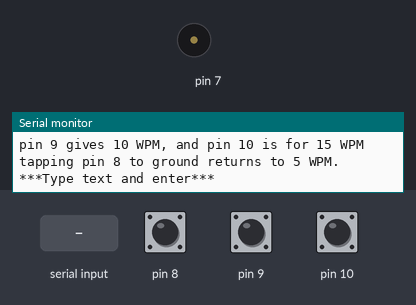
Recording of a sketch running on a simulated Arduino Uno, built with avr-gcc and run on an emulated ATmega328P. On the bench: buzzer (waves = sounding), the last lines printed to the serial monitor. Inputs (shaded band) come from the test bench; at power-on: pin 8 HIGH, pin 9 HIGH, pin 10 HIGH.

Above: at 1.3 s.
1.4 s: "o" received over Serial
At 1.9 s:
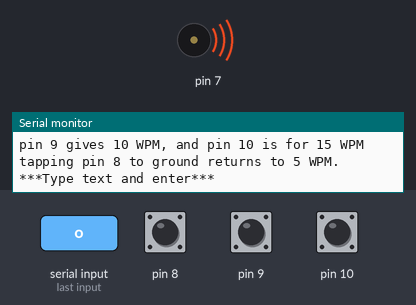
7.4 s: "O" received over Serial
At 8.0 s:
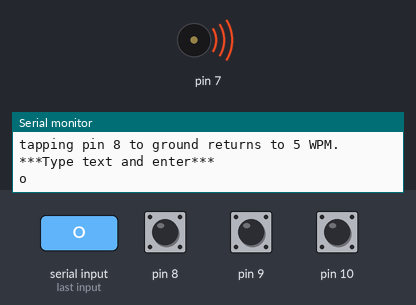
10.4 s: "s" received over Serial
At 13.0 s:
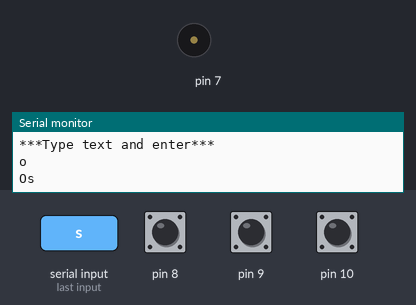
Timing chart, 0 to 14.4 s (numbered marks = the images above; inputs shaded):
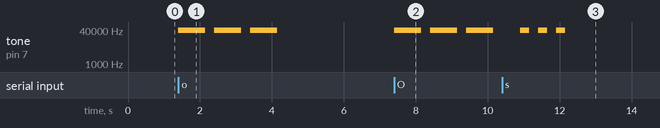

Measured:
- after the input at 1.4 s, tone on pin 7: alternates 38000 Hz for 0.75 s and silent for 0.25 s, 6 changes in all, then stays silent, starting at once
- after the input at 7.4 s, tone on pin 7: alternates 38000 Hz for 0.75 s and silent for 0.25 s, starting at once
- after the input at 10.4 s, tone on pin 7: alternates 38000 Hz for 0.25 s and silent for 0.25 s, 6 changes in all, then stays silent, starting after 0.50 s

The sketch:

listing10-3_10-4.ino
```cpp
int keys;//generates Morse code from sentences typed in serial monitor
int line; //also displays letters on screen as they are sent
int ASCII;//the delay function starts at the beginning of the tone
int dot = 250;//we use 250 ms as dot time
int dash; //a dash is 3 dot times.
int space; //space between letters three dot times
int wordSpace;//7 dot times between words
boolean fast;
boolean med;
boolean slow;
unsigned int led;

void setup () {
  pinMode (10, INPUT_PULLUP);
  pinMode (9, INPUT_PULLUP);
  pinMode (8, INPUT_PULLUP);
  pinMode (7, OUTPUT);
  Serial.begin (9600);
  Serial.println ("This program will transmit Morse code");
  Serial.println ("up to 64 characters per line (about 10 words)");
  Serial.println ("default speed is 5 WPM");
  Serial.println ("pin 9 gives 10 WPM, and pin 10 is for 15 WPM");
  Serial.println ("tapping pin 8 to ground returns to 5 WPM.");
  Serial.println ("***Type text and enter***");
}
void loop () {
  led = 38000;
  fast = digitalRead (10);
  med = digitalRead (9);
  slow = digitalRead (8);
  if (fast == LOW) {
    dot = 83;
  }
  else if (med == LOW) {
    dot = 125;
  }
  else if (slow == LOW) {
    dot = 250;
  }
  dash = 3 * dot;
  space = dash;
  wordSpace = (7 * dot) - space; //subtracting the letter delay

  while (Serial.available () > 0) {//grabs a byte from the buffer
    line = 1;
    keys = Serial.read ();

    switch (keys) { //ASCII decoding section
    case 32: //space bar case, detects space between words
      delay (wordSpace); //seven dot time periods between words
      break;
      //************ Numbers go here ************

      // *********** Letters s and o ***********

    case 111: //letter o
    case 79:
      tone (7, led);
      delay(dash);
      noTone (7);
      delay (dot);
      tone (7, led);
      delay (dash);
      noTone (7);
      delay (dot);
      tone (7, led);
      delay (dash);
      noTone (7);
      delay (space);
      break;

    case 115: //letter s
    case 83:
      tone (7, led);
      delay (dot);
      noTone (7);
      delay (dot);
      tone (7, led);
      delay (dot);
      noTone (7);
      delay (dot);
      tone (7, led);
      delay (dot);
      noTone (7);
      delay (space);
      break;
    }
    Serial.print (keys, ASCII);
  }//now all characters in buffer have been sent and displayed
  if (line == 1) {
    Serial.println(); //prints next sentence on a new line
    line = 0;
  }
}
```
